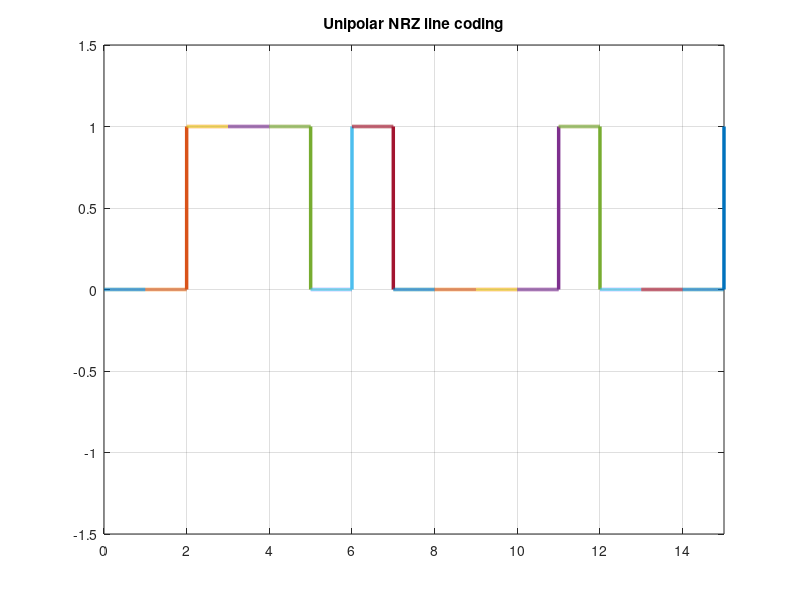

The MATLAB script that drew this image:
X=[0 0 1 1 1 0 1 0 0 0 0 1 0 0 0];

% Unipolar  not return to zero line coding
% Arguments:
%           X - binary input vector
% Returns:
%          Unipolar NRZ line coding plot

n = 1;
L = length(X);
X(L+1) = 1;

while n <= length(X)-1
    t = n-1:0.001:n;
    if X(n) == 0
        if X(n+1) == 0
            y = (t>n);
        else
            y = (t==n);
        end
        plot(t, y, 'LineWidth', 2.5)
        title('Unipolar NRZ line coding')
        grid on
        hold on
        axis([0 length(X)-1 -1.5 1.5]);
    else
        if X(n+1) == 0
            y = (t<n)-0*(t==n);
        else
            y=(t<n)+1*(t==n);
        end
        plot(t, y, 'LineWidth', 2.5)
        title('Unipolar NRZ line coding')
        grid on
        hold on
        axis([0 length(X)-1 -1.5 1.5]);
    end
    n = n+1;
end
